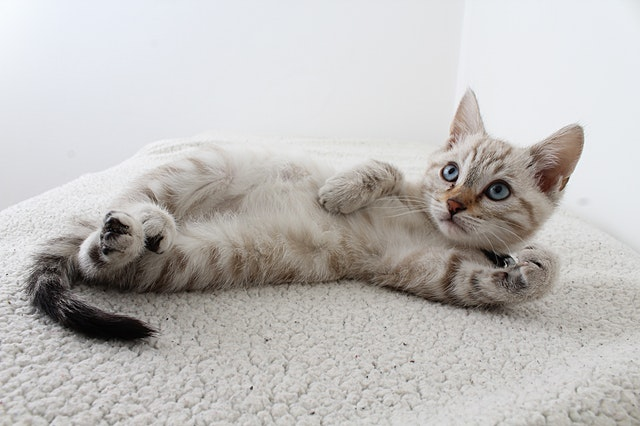
#> input picture photos/cat2.jpg, 640 x 426 px
$ python imp-functions.py
#> lines starting #> are read from the running program, lines starting #| are printed output that depends on the picture; after the words box and inside, x2 and y2 are one past the last pixel; in counts of white or black regions, pixels touching at a corner belong together
# here we will be discussing all the important functions we might come across while building the computer vision projects

import cv2 as cv
import numpy as np


img=cv.imread('photos/cat2.jpg')
#> img is the input picture: shape (426, 640, 3); mean B, G, R 186.9, 188.8, 191.4
cv.imshow('colored img',img)
#converting an image to grescale
gray=cv.cvtColor(img,cv.COLOR_BGR2GRAY)
cv.imshow('gray',gray)

#bluring image
blur=cv.GaussianBlur(gray,(7,7),cv.BORDER_DEFAULT)
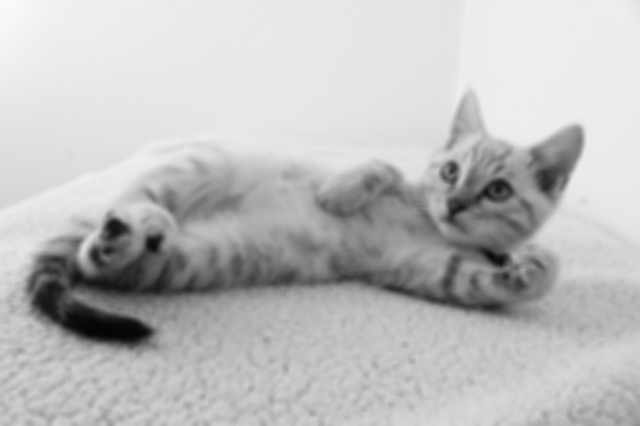
#> blur: shape (426, 640); min 5, max 249, mean 189.4
cv.imshow('Blur',blur)

#edging the images
canny=cv.Canny(img,200,200)
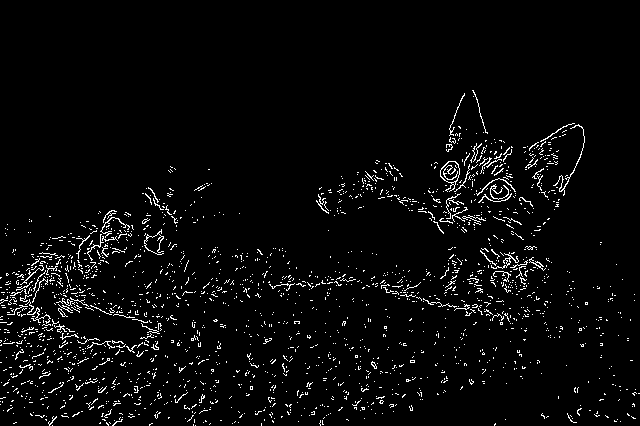
#> canny: shape (426, 640); 3.5% white in thin lines or dots, all inside (x1, y1, x2, y2) = (0, 90, 640, 426)
#this 200 and 200 are the threshild values they make the edge detectuon less and more sensitive
cv.imshow('Canny edges',canny)

#dialtions- making the edges more thicker
dilated=cv.dilate(img,(7,7),iterations=3)
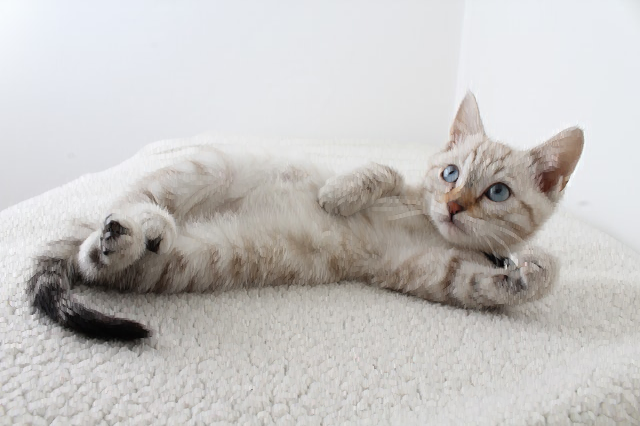
#> dilated: shape (426, 640, 3); mean B, G, R 193.8, 195.5, 197.9
cv.imshow('dilated',dilated)

#cropping
cropped= img[50:200,200:400]
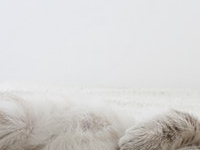
#> cropped: shape (150, 200, 3); mean B, G, R 212, 213, 214.4
cv.imshow('cropped',cropped)


cv.waitKey(0)

$ run again, with photos/cat1.jpg copied over photos/cat2.jpg
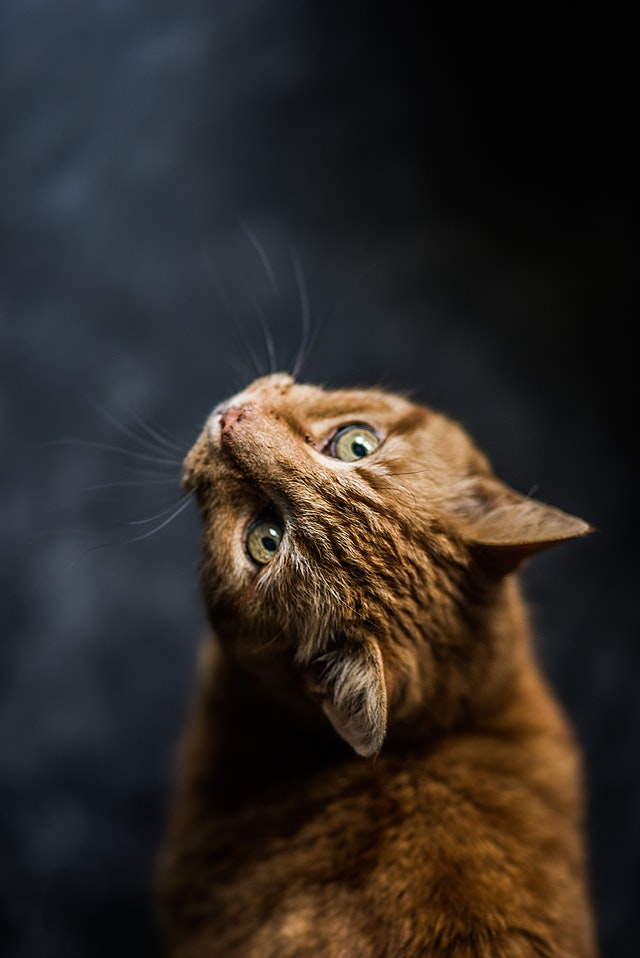
#> input picture photos/cat1.jpg, 640 x 958 px
#> img is the input picture: shape (958, 640, 3); mean B, G, R 37.2, 41.7, 47.2
#> `canny=cv.Canny(img,200,200)`:
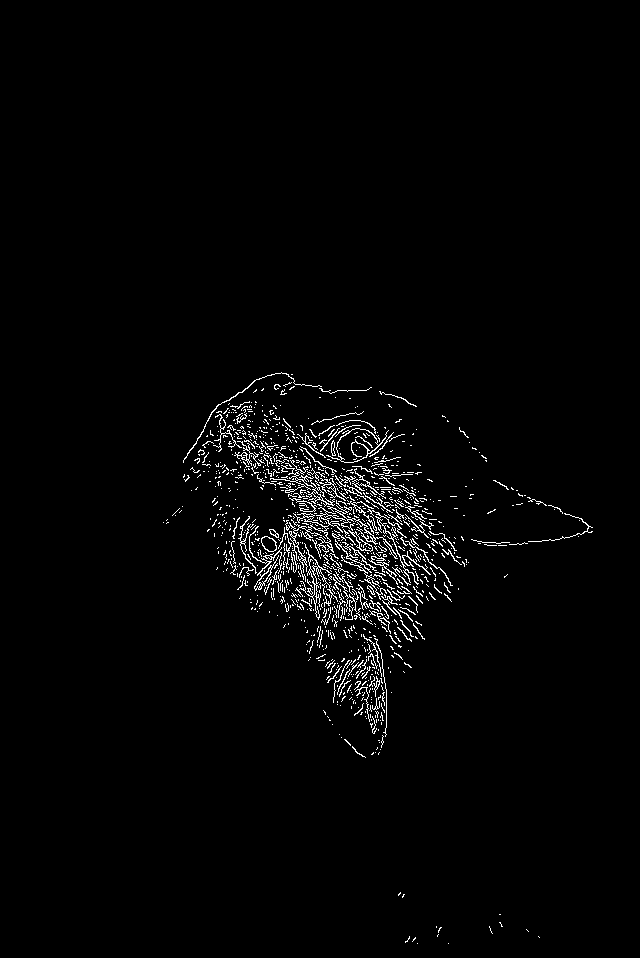
#> canny: shape (958, 640); 2% white in thin lines or dots, all inside (x1, y1, x2, y2) = (163, 372, 593, 944)
#> `cropped= img[50:200,200:400]`:
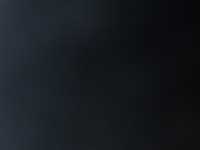
#> cropped: shape (150, 200, 3); mean B, G, R 32.4, 27.1, 22.6

$ run again, with photos/cat3.jpg copied over photos/cat2.jpg
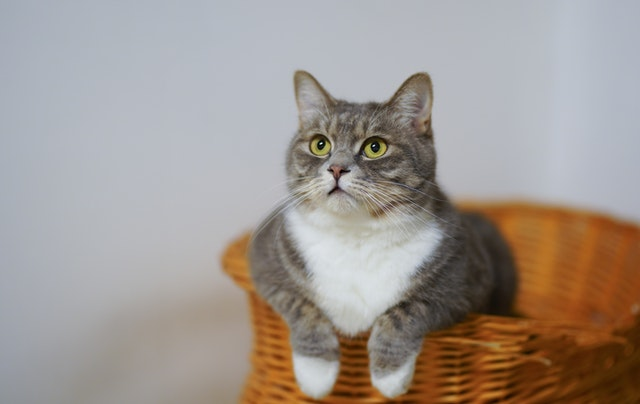
#> input picture photos/cat3.jpg, 640 x 404 px
#> img is the input picture: shape (404, 640, 3); mean B, G, R 145.2, 151.4, 160.2
#> `canny=cv.Canny(img,200,200)`:
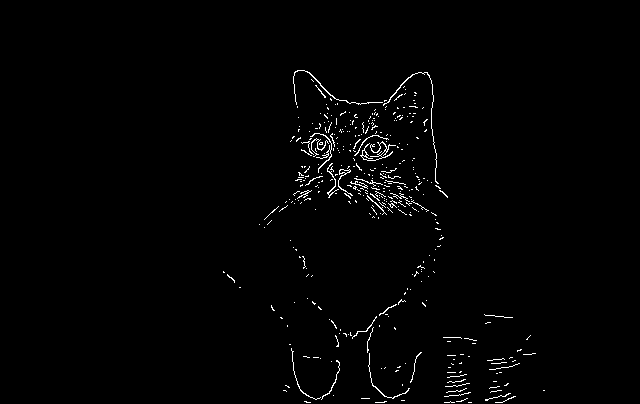
#> canny: shape (404, 640); 1.3% white in thin lines or dots, all inside (x1, y1, x2, y2) = (223, 70, 545, 403)
#> `cropped= img[50:200,200:400]`:
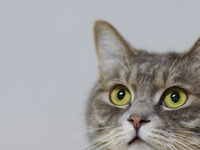
#> cropped: shape (150, 200, 3); mean B, G, R 160.7, 161, 161.6

$ run again, with photos/cat4.jpg copied over photos/cat2.jpg
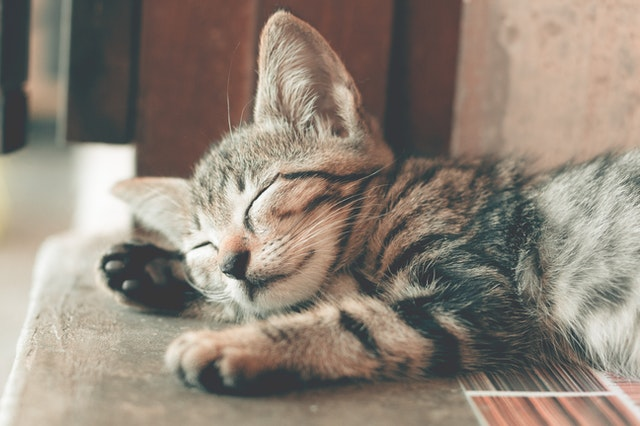
#> input picture photos/cat4.jpg, 640 x 426 px
#> img is the input picture: shape (426, 640, 3); mean B, G, R 120, 132, 143.4
#> `canny=cv.Canny(img,200,200)`:
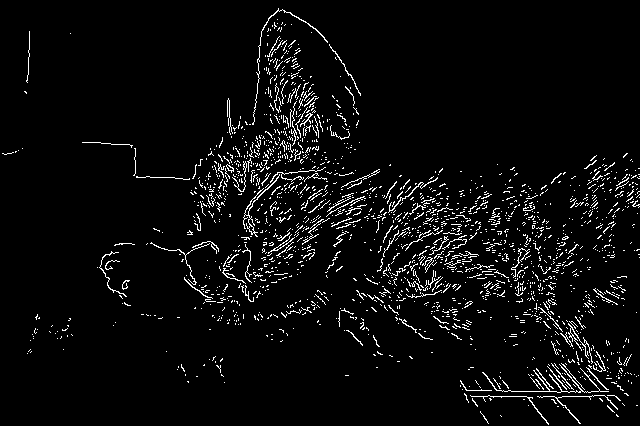
#> canny: shape (426, 640); 4.5% white in thin lines or dots
#> `cropped= img[50:200,200:400]`:
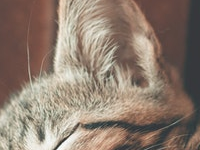
#> cropped: shape (150, 200, 3); mean B, G, R 111.9, 125.1, 142.4
